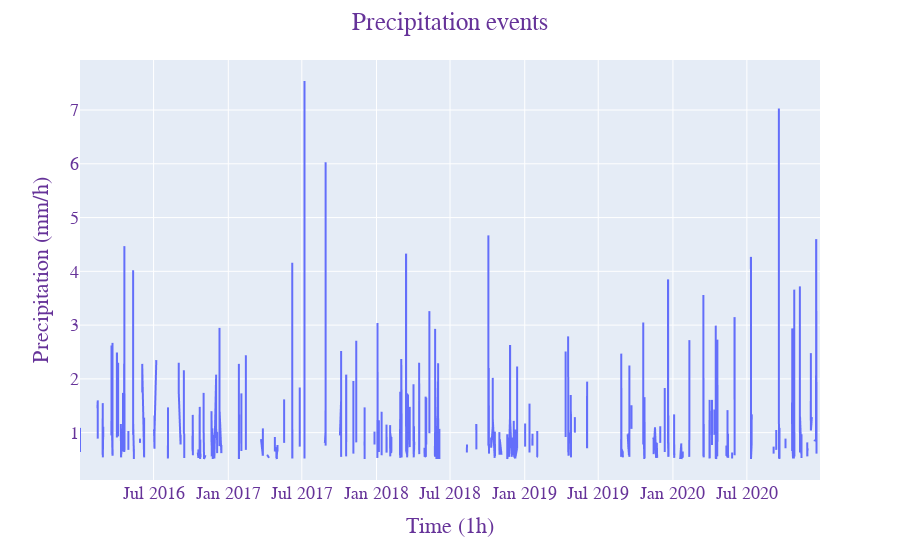

Notebook code for this chart:
### Code cell
#create ROC curve
plt.plot(fpr,tpr)
plt.ylabel('True Positive Rate')
plt.xlabel('False Positive Rate')
plt.show()
pd.options.plotting.backend = "plotly" 
fig = df_all.plot()
fig = px.line(df_all, y="precipitation",)

fig.update_layout(
    font_family="Courier New",
    font_color="blue",
    title_font_family="Times New Roman",
    title_font_color="red",
    legend_title_font_color="green",
    showlegend=False

)
fig.update_layout(
    title="Precipitation events", title_x=0.5,
    xaxis_title="Time (1h)",
    yaxis_title="Precipitation (mm/h)",
    font=dict(
        family="Courier New, monospace",
        size=18,
        color="RebeccaPurple"
    )
)

fig.show()
roc_auc_score( y_test, y_pred_prob)

### Figure 1 — Plotly figure (JSON) as saved in the notebook; plotly's stock layout.template omitted (floating-point values rounded to 4 significant figures; data arrays with more than 128 entries replaced by an {"elided": "..."} marker saying what was removed)
{"data": [{"hovertemplate": "ds=%{x}<br>precipitation=%{y}<extra></extra>", "legendgroup": "", "line": {"color": "#636efa", "dash": "solid"}, "marker": {"symbol": "circle"}, "mode": "lines", "name": "<b style=\"color:sandybrown\">[R]</b>  <i style=\"color:#fc9944\">~2D</i>", "showlegend": false, "type": "scattergl", "uid": "035475cc-5870-4480-9ca7-a2552f733892", "x": {"elided": "1000 str values"}, "xaxis": "x", "y": {"elided": "1000 float values"}, "yaxis": "y"}], "layout": {"autosize": true, "font": {"color": "RebeccaPurple", "family": "Courier New, monospace", "size": 18}, "legend": {"title": {"font": {"color": "green"}}, "tracegroupgap": 0}, "margin": {"t": 60}, "showlegend": false, "title": {"text": "Precipitation events", "x": 0.5}, "xaxis": {"anchor": "y", "autorange": true, "domain": [0, 1], "range": ["2016-01-01 18:00", "2020-12-28 03:00"], "title": {"text": "Time (1h)"}, "type": "date"}, "yaxis": {"anchor": "x", "autorange": true, "domain": [0, 1], "range": [0.1194, 7.931], "title": {"text": "Precipitation (mm/h)"}, "type": "linear"}}}
